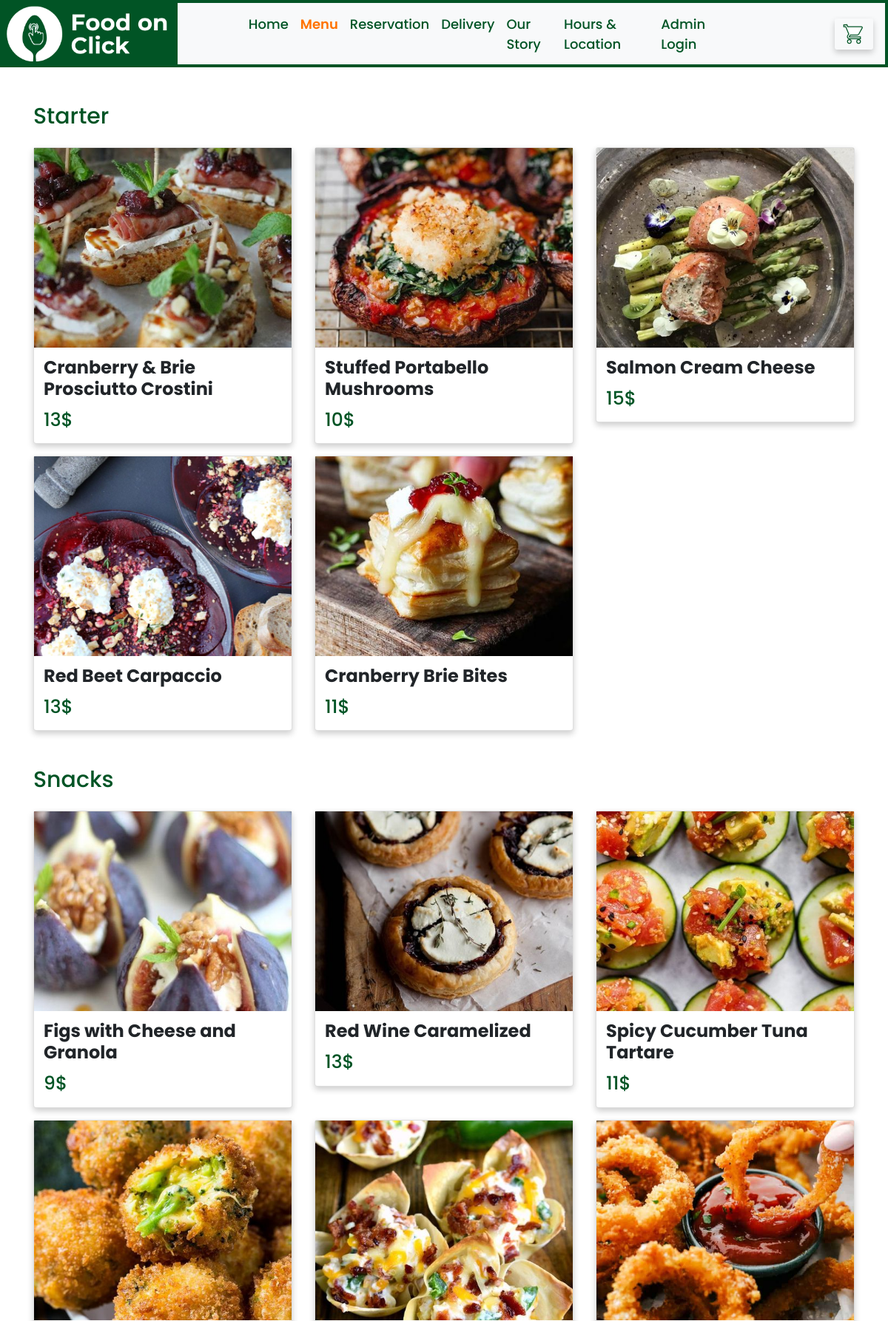
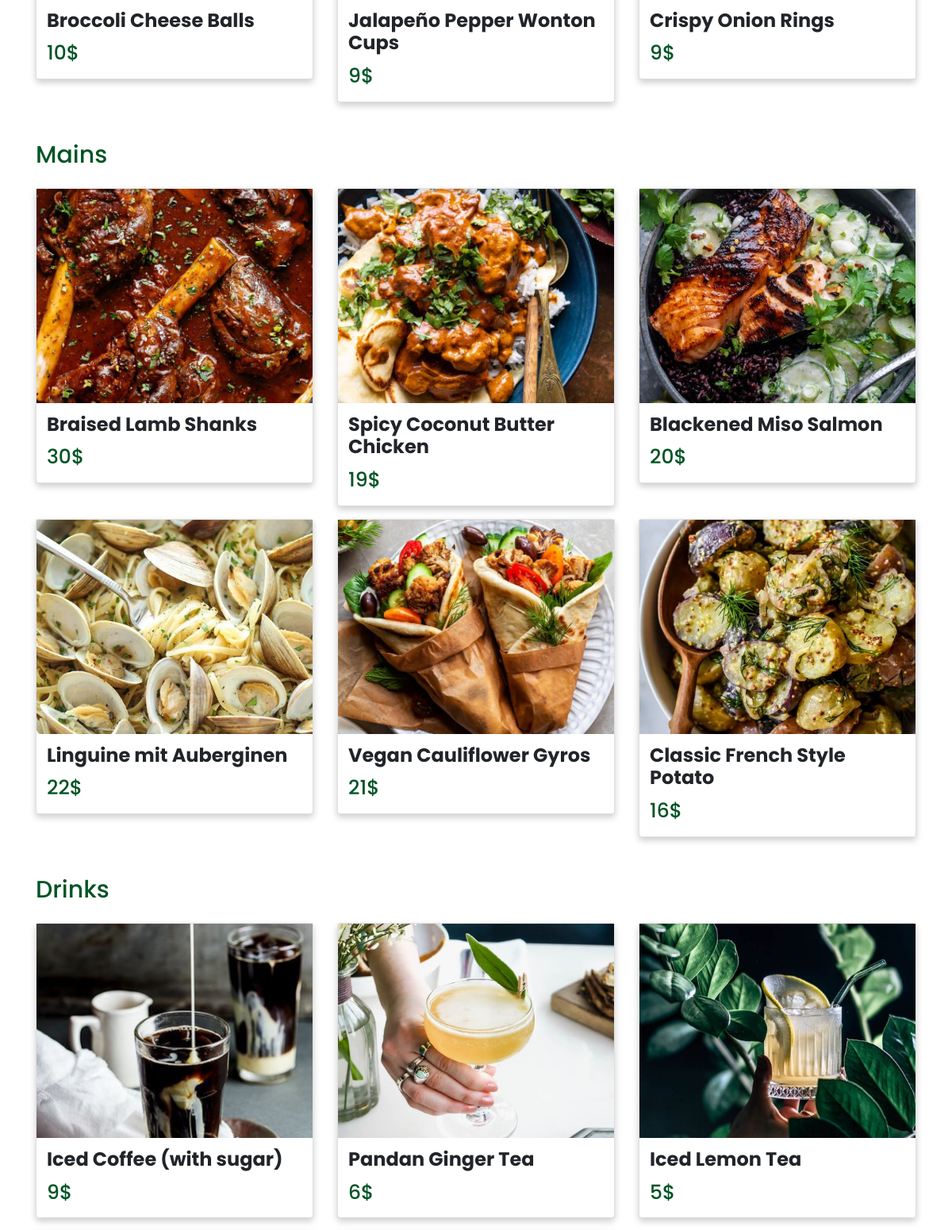
Page /menu.php (upper part) on the committed database (2 pictures, top to bottom).
### tables this page shows
CREATE TABLE `categories` (
  `id` int(11) NOT NULL,
  `name` varchar(50) NOT NULL
);

CREATE TABLE `foods` (
  `id` int(11) NOT NULL,
  `cat_id` int(11) NOT NULL,
  `name` varchar(255) NOT NULL,
  `img` text NOT NULL,
  `price` int(11) NOT NULL
);

### class/Menu.php (called while the page is built, shortened)
<?php
class Menu {
    public function categories() {
        global $conn;
        $sql = "SELECT * FROM categories";
        $result = $conn->query($sql);
        $categories = $result->fetch_all(MYSQLI_ASSOC);
        return !empty($categories) ? $categories : false;
    }
    public function foods($cat_id) {
        global $conn;
        $sql = "SELECT * FROM foods WHERE cat_id = {$cat_id}";
        $result = $conn->query($sql);
        $foods = $result->fetch_all(MYSQLI_ASSOC);
        return !empty($foods) ? $foods : false;
    }
}

### menu.php (the view, shortened to what this page needs)
<?php
include "includes/header.php";
include "class/Menu.php";
$menu = new Menu();
$categories = $menu->categories();
?>
<?php foreach ($categories as $category):
    $foods = $menu->foods($category['id']);
    ?>
    <section>
        <div class="container">
            <div class="row mt-5">
                <div class="col-lg-12">
                    <h2 class="heading-secondary">
                        <?php echo $category['name'] ?>
                    </h2>
                    <div class="row">
                        <?php foreach ($foods as $food): ?>
                            <div class="col-lg-4 col-12">
                                <div class="card mt-3">
                                    <img src="Images/<?php echo $food['img'] ?>" alt="Avatar"
                                         style="width:100%">
                                    <div class="card-container">
                                        <h4><b><?php echo $food['name'] ?></b></h4>
                                        <div class="d-flex justify-content-between align-items-center">
                                            <p class="mb-0 card-text"><?php echo $food['price'] ?>$</p>
                                        </div>
                                    </div>
                                </div>
                            </div>
                        <?php endforeach; ?>
                    </div>
                </div>
            </div>
        </div>
    </section>
<?php endforeach; ?>
<?php
include "includes/footer.php";
?>

### css/style.css (style rules this page uses)
body { padding: 0px; margin: 0px; box-sizing: border-box; font-family: 'Poppins', sans-serif; }
.heading-secondary { font-size: 30px; font-weight: 500; color: #015425; }
.card { box-shadow: 0 4px 8px 0 rgba(0, 0, 0, 0.2); }
.card img { height: 270px; width: 100%; object-fit: cover; }
.card-container { padding: 13px; }
.card-text { font-size: 25px; color: #015425; font-weight: 500; }

### rows in the picture
categories: name "Starter"
foods: img (picture), name "Cranberry & Brie Prosciutto Crostini", price "13"
foods: img (picture), name "Stuffed Portabello Mushrooms", price "10"
foods: img (picture), name "Salmon Cream Cheese", price "15"
foods: img (picture), name "Red Beet Carpaccio", price "13"
foods: img (picture), name "Cranberry Brie Bites", price "11"
categories: name "Snacks"
foods: img (picture), name "Figs with Cheese and Granola", price "9"
foods: img (picture), name "Red Wine Caramelized", price "13"
foods: img (picture), name "Spicy Cucumber Tuna Tartare", price "11"
foods: img (picture), name "Broccoli Cheese Balls", price "10"
foods: img (picture), name "Jalapeño Pepper Wonton Cups", price "9"
foods: img (picture), name "Crispy Onion Rings", price "9"
categories: name "Mains"
foods: img (picture), name "Braised Lamb Shanks", price "30"
foods: img (picture), name "Spicy Coconut Butter Chicken", price "19"
foods: img (picture), name "Blackened Miso Salmon", price "20"
foods: img (picture), name "Linguine mit Auberginen", price "22"
foods: img (picture), name "Vegan Cauliflower Gyros", price "21"
foods: img (picture), name "Classic French Style Potato", price "16"
categories: name "Drinks"
foods: img (picture), name "Iced Coffee (with sugar)", price "9"
foods: img (picture), name "Pandan Ginger Tea", price "6"
foods: img (picture), name "Iced Lemon Tea", price "5"
